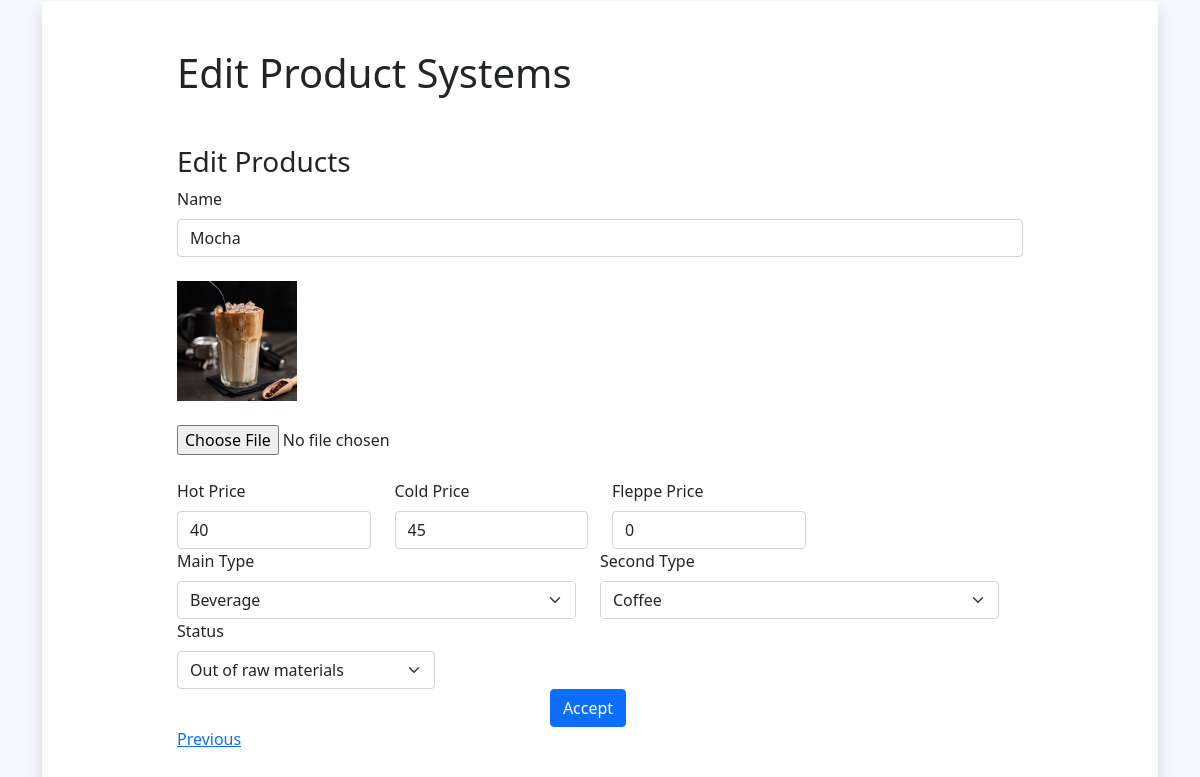
The app's page /form-update.php?id=2 (signed in) with its own data.
### tables this page shows
CREATE TABLE `products` (
  `id_product` int(11) NOT NULL,
  `image` varchar(255) NOT NULL,
  `name` varchar(50) NOT NULL,
  `price_h` int(11) NOT NULL,
  `price_c` int(11) NOT NULL,
  `price_f` int(11) NOT NULL,
  `type_1` varchar(25) NOT NULL,
  `type_2` varchar(25) NOT NULL,
  `status` varchar(25) NOT NULL,
  `create_at` datetime NOT NULL,
  `update_at` datetime NOT NULL
);

### form-update.php (the view, shortened to what this page needs)
<?php
    require_once('connect.php');
    $sql = "SELECT * FROM products WHERE id_product = '".mysqli_real_escape_string($conn, $_GET['id'])."' ";
    $result = mysqli_query($conn, $sql);
    $row = mysqli_fetch_assoc($result);
?>
<!DOCTYPE html>
<html lang="en">
<head>
    <link href="https://cdn.jsdelivr.net/npm/bootstrap@5.1.3/dist/css/bootstrap.min.css" rel="stylesheet">
</head>
<body>
<div class="flex-container">
    <div class="container">
        <div class="shadow rounded p-5 bg-body h-100">
            <div class="row justify-content-center">
                <div class="col-md-10">
                    <h1 class="mb-5"> Edit Product Systems </h1>
                    <h3>Edit Products</h3>
                    <form class="row gy-4" action="update.php" method="POST" enctype="multipart/form-data">
                        <div class="col-md-12">
                            <label for="name" class="form-label">Name</label>
                            <input type="text" class="form-control" id="name" name="name" placeholder="Name of Products" value="<?php echo $row['name'] ?>"required>
                        </div>
                        <div class="image">
                            <img src="<?php echo $row['image'] ?>" alt="Image Preview" id="image-preview" style="max-width: 120px;">
                            <br>
                            <br>
                            <input type="file" name="image" id="image" accept="image/*" value="<?php echo $row['image'] ?>" >
                        </div>
                        <div class="col-md-3">
                            <label for="price_h" class="form-label">Hot Price</label>
                            <input type="number" class="form-control" id="price_h" name="price_h" min="0" max="999999" placeholder="price" value="<?php echo $row['price_h'] ?>"required>
                        </div>
                        <div class="col-md-3">
                            <label for="price_c" class="form-label">Cold Price</label>
                            <input type="number" class="form-control" id="price_c" name="price_c" min="0" max="999999" placeholder="price" value="<?php echo $row['price_c'] ?>"required>
                        </div>
                        <div class="col-md-3">
                            <label for="price_f" class="form-label">Fleppe Price</label>
                            <input type="number" class="form-control" id="price_f" name="price_f" min="0" max="999999" placeholder="price" value="<?php echo $row['price_f'] ?>"required>
                        </div>
                        <div class="row">
                            <div class="col-md-6">
                                <label for="type_1" class="form-label">Main Type</label>
                                <select class="form-select" id="type_1" name="type_1" required>
                                    <option value="<?php echo $row['type_1'] ?>"><?php echo $row['type_1'] ?></option>
                                </select>
                            </div>
                            <div class="col-md-6">
                                <label for="type_2" class="form-label">Second Type</label>
                                <select class="form-select" id="type_2" name="type_2" required>
                                    <option value="<?php echo $row['type_2'] ?>"><?php echo $row['type_2'] ?></option>
                                </select>
                            </div>
                            <div class="col-md-4">
                                <label for="status" class="form-label">Status</label>
                                <select class="form-select" id="status" name="status" required>
                                    <option value="<?php echo $row['status'] ?>"><?php echo $row['status'] ?></option>
                                </select>
                            </div>
                        <div class="col-12">
                            <button type="submit" name="submit" class="btn btn-primary d-block mx-auto">Accept</button>
                        </div>
                    </form>
                    <a href="crud.php">Previous</a>
                </div>
            </div>
        </div>
    </div>
</div>
</body>
</html>

### form-update.php (style rules this page uses)
.flex-container { display: flex; align-items: center; justify-content: center; min-height: 100vh; background-color: #F5F8FF; }

### records on screen
products: name "Mocha", price_h "40", price_c "45", price_f "0", type_1 "Beverage", type_2 "Coffee", status "Out of raw materials"
